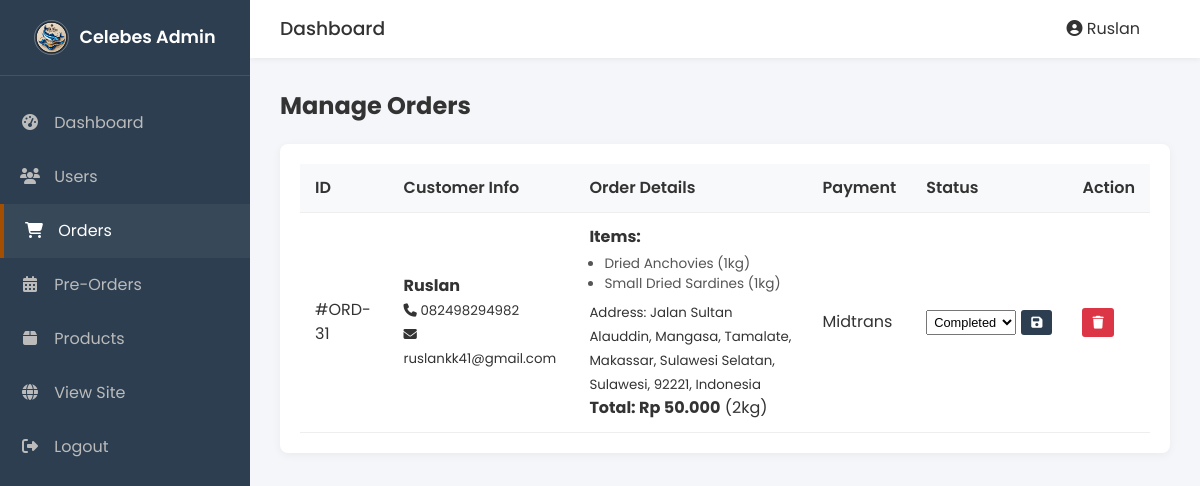
The app's page /admin/orders.php (signed in) with its own data.
### tables this page shows
CREATE TABLE `orders` (
  `id` int(11) NOT NULL,
  `user_id` int(11) NOT NULL,
  `name` varchar(100) NOT NULL,
  `phone` varchar(20) NOT NULL,
  `email` varchar(100) NOT NULL,
  `address` text NOT NULL,
  `amount` int(11) NOT NULL,
  `total_price` int(11) NOT NULL DEFAULT 0,
  `note` text DEFAULT NULL,
  `payment` varchar(50) NOT NULL,
  `payment_proof` varchar(255) DEFAULT NULL,
  `status` enum('pending','processed','delivery','completed') NOT NULL DEFAULT 'pending',
  `created_at` timestamp NOT NULL DEFAULT current_timestamp()
);

CREATE TABLE `order_items` (
  `id` int(11) NOT NULL,
  `order_id` int(11) NOT NULL,
  `product_id` int(11) NOT NULL,
  `quantity` int(11) NOT NULL,
  `price` int(11) NOT NULL
);

CREATE TABLE `products` (
  `id` int(11) NOT NULL,
  `name` varchar(100) NOT NULL,
  `description` text DEFAULT NULL,
  `price` decimal(10,2) NOT NULL,
  `image` varchar(255) DEFAULT NULL,
  `created_at` timestamp NOT NULL DEFAULT current_timestamp()
);

### admin/orders.php (the view, shortened to what this page needs)
<?php
require_once '../config/database.php';
require_once 'includes/header.php';
require_once 'includes/sidebar.php';
?>
<h2 style="margin-bottom: 20px;">Manage Orders</h2>
<div class="table-container">
    <table>
        <thead>
            <tr>
                <th>ID</th>
                <th>Customer Info</th>
                <th>Order Details</th>
                <th>Payment</th>
                <th>Status</th>
                <th>Action</th>
            </tr>
        </thead>
        <tbody>
            <?php
            $orders = $conn->query("SELECT * FROM orders ORDER BY created_at DESC");
            while($row = $orders->fetch_assoc()):
            ?>
            <tr>
                <td>#ORD-<?php echo $row['id']; ?></td>
                <td>
                    <strong><?php echo htmlspecialchars($row['name']); ?></strong><br>
                    <small><i class="fas fa-phone"></i> <?php echo htmlspecialchars($row['phone']); ?></small><br>
                    <small><i class="fas fa-envelope"></i> <?php echo htmlspecialchars($row['email']); ?></small>
                </td>
                <td>
                    <strong>Items:</strong><br>
                    <ul style="margin: 5px 0; padding-left: 15px; font-size: 0.85rem; color: #555;">
                    <?php
                    $order_id = $row['id'];
                    $items = $conn->query("SELECT oi.*, p.name FROM order_items oi JOIN products p ON oi.product_id = p.id WHERE oi.order_id = $order_id");
                    while($item = $items->fetch_assoc()) {
                        echo "<li>" . htmlspecialchars($item['name']) . " (" . $item['quantity'] . "kg)</li>";
                    }
                    ?>
                    </ul>
                    <small>Address: <?php echo htmlspecialchars($row['address']); ?></small><br>
                    <strong style="color: var(--primary-color);">Total: Rp <?php echo number_format($row['total_price'], 0, ',', '.'); ?></strong> (<?php echo htmlspecialchars($row['amount']); ?>kg)
                </td>
                <td>
                    <?php echo htmlspecialchars($row['payment']); ?>
                </td>
                <td>
                    <form action="" method="POST" style="display: flex; gap: 5px;">
                        <select name="status" style="padding: 3px; font-size: 0.8rem;">
                            <option value="completed" <?php echo $row['status']=='completed'?'selected':''; ?>>Completed</option>
                        </select>
                        <button type="submit" name="update_status" class="btn-sm btn-primary"><i class="fas fa-save"></i></button>
                    </form>
                </td>
                <td>
                    <a href="?delete=<?php echo $row['id']; ?>" class="btn-sm btn-danger" onclick="return confirm('Delete this order?')"><i class="fas fa-trash"></i></a>
                </td>
            </tr>
            <?php endwhile; ?>
        </tbody>
    </table>
</div>
<?php require_once 'includes/footer.php'; ?>

### admin/includes/header.php (shortened to what this page needs)
<!DOCTYPE html>
<html lang="id">
<head>
    <link rel="stylesheet" href="https://cdnjs.cloudflare.com/ajax/libs/font-awesome/6.4.0/css/all.min.css">
    <link rel="stylesheet" href="../assets/css/admin.css?v=1.1">
</head>
<body>
    <div class="admin-layout">

### admin/includes/sidebar.php
<?php $current_page = basename($_SERVER['PHP_SELF']); ?>
<aside class="sidebar">
    <div class="sidebar-header" style="padding: 20px 0; border-bottom: 1px solid rgba(255,255,255,0.1);">
        <div style="display: flex; align-items: center; justify-content: center; gap: 10px;">
            <img src="../assets/img/logo.png" alt="Logo" style="width: 35px; height: 35px; border-radius: 50%; object-fit: cover; border: 1px solid rgba(255,255,255,0.3);">
            <h2 style="margin:0; font-size: 1.1rem; color: #fff; font-weight: 600;">Celebes Admin</h2>
        </div>
    </div>
    <ul class="sidebar-menu">
        <li><a href="index.php" class="<?php echo $current_page == 'index.php' ? 'active' : ''; ?>"><i class="fas fa-tachometer-alt"></i> Dashboard</a></li>
        <li><a href="users.php" class="<?php echo $current_page == 'users.php' ? 'active' : ''; ?>"><i class="fas fa-users"></i> Users</a></li>
        <li><a href="orders.php" class="<?php echo $current_page == 'orders.php' ? 'active' : ''; ?>"><i class="fas fa-shopping-cart"></i> Orders</a></li>
        <li><a href="pre_orders.php" class="<?php echo $current_page == 'pre_orders.php' ? 'active' : ''; ?>"><i class="fas fa-calendar-alt"></i> Pre-Orders</a></li>
        <li><a href="products.php" class="<?php echo $current_page == 'products.php' ? 'active' : ''; ?>"><i class="fas fa-box"></i> Products</a></li>
        <li><a href="../index.php"><i class="fas fa-globe"></i> View Site</a></li>
        <li><a href="../logout.php"><i class="fas fa-sign-out-alt"></i> Logout</a></li>
    </ul>
</aside>
<main class="main-content">
    <div class="topbar">
        <div>
            <h3 style="margin:0; font-weight:500;">Dashboard</h3>
        </div>
        <div class="topbar-right" style="margin-right: 30px;">
            <span><i class="fas fa-user-circle"></i> <?php echo htmlspecialchars($_SESSION['user_name']); ?></span>
        </div>
    </div>
    <div class="content-body">

### admin/includes/footer.php
    </div>
</main>
</div>
</body>
</html>

### assets/css/admin.css (style rules this page uses)
:root { --admin-primary: #2c3e50; --admin-secondary: #a34e00; --admin-bg: #f4f6f9; --admin-text: #333; --sidebar-width: 250px; }
* { margin: 0; padding: 0; box-sizing: border-box; }
body { font-family: 'Poppins', sans-serif; background-color: var(--admin-bg); color: var(--admin-text); line-height: 1.5; }
.admin-layout { display: flex; min-height: 100vh; }
.sidebar { width: var(--sidebar-width); background-color: var(--admin-primary); color: #fff; transition: all 0.3s; position: fixed; height: 100vh; z-index: 100; }
.sidebar-header { padding: 20px; text-align: center; border-bottom: 1px solid rgba(255,255,255,0.1); }
.sidebar-header h2 { font-size: 1.2rem; color: #fff; }
.sidebar-menu { padding: 20px 0; list-style: none; }
.sidebar-menu li a { display: block; padding: 15px 20px; color: #bbb; text-decoration: none; transition: 0.3s; }
.sidebar-menu li a:hover, .sidebar-menu li a.active { background-color: rgba(255,255,255,0.05); color: #fff; border-left: 4px solid var(--admin-secondary); }
.sidebar-menu li a i { margin-right: 10px; width: 20px; text-align: center; }
.main-content { flex: 1; margin-left: var(--sidebar-width); display: flex; flex-direction: column; }
.topbar { background-color: #fff; padding: 15px 30px; box-shadow: 0 2px 5px rgba(0,0,0,0.05); display: flex; justify-content: space-between; align-items: center; }
.topbar-right { display: flex; align-items: center; gap: 15px; }
.content-body { padding: 30px; flex: 1; }
.table-container { background: #fff; padding: 20px; border-radius: 8px; box-shadow: 0 2px 10px rgba(0,0,0,0.05); overflow-x: auto; }
table { width: 100%; border-collapse: collapse; }
th, td { padding: 12px 15px; text-align: left; border-bottom: 1px solid #eee; }
th { background-color: #f8f9fa; color: #333; font-weight: 600; }
.btn-sm { padding: 5px 10px; font-size: 0.8rem; border-radius: 3px; border: none; cursor: pointer; text-decoration: none; display: inline-block; }
.btn-primary { background: var(--admin-primary); color: #fff; }
.btn-danger { background: #dc3545; color: #fff; }

### records on screen
orders: id "31", name "Ruslan", phone "082498294982", email "ruslankk41@gmail.com", address "Jalan Sultan Alauddin, Mangasa, Tamalate, Makassar, Sulawesi Selatan, Sulawesi, 92221, Indonesia", total_price "50.000", amount "2", payment "Midtrans", status "Completed"
order_items: product.name "Dried Anchovies", quantity "1"
order_items: product.name "Small Dried Sardines", quantity "1"

### other values on screen
$_SESSION['user_name'] "Ruslan"
